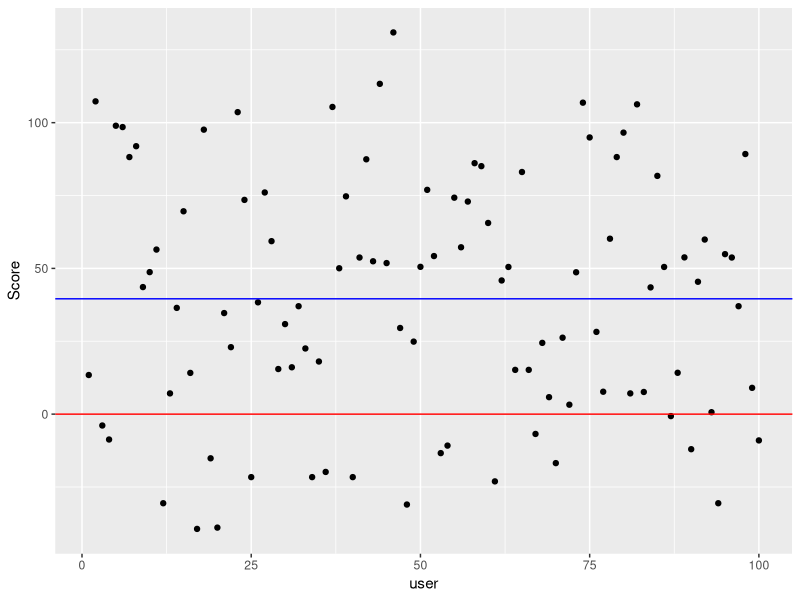

Here is the R script that generated this plot:
## ---- chunk 1
# Packages
library(tidyverse)
library(modelr)
options(na.action = na.warn)

## ---- chunk 2

Input.df <-  data.frame(AgeInput=integer(),HomeInput=integer(),MentalHealthInput=integer(),PhysicalHealthInput=integer(),LivingWithInput=integer(),AllergiesInput=integer(),PriorOwnershipInput=integer(),ExpensesInput=integer(), Score=double())
N <- 100 # sample size (num of rows to simulate)

for (i in 1:N) {
  # Generate random user inputs between -1 and 1

  AgeInput <- sample(0:100, 1)
  HomeInput <- sample(0:1, 1) #0 = house, 1=apartment
  MentalHealthInput <- sample(0:1, 1) #0 = yes, 1=no
  PhysicalHealthInput <- sample(0:1, 1) #0 = yes, 1=no
  LivingWithInput <- sample(0:1, 1) #0 = alone, 1=withOthers
  AllergiesInput <- sample(0:1, 1) #0 = yes, 1=no
  PriorOwnershipInput <- sample(0:1, 1) #0 = yes, 1=no
  ExpensesInput <- sample(0:2, 1) #0 = above, 1=no, 2=below
  Score <- 0
  x <- matrix(c(AgeInput, HomeInput, MentalHealthInput, PhysicalHealthInput, LivingWithInput, AllergiesInput, PriorOwnershipInput, ExpensesInput, Score), nrow = 1)
  
  # Add row to dataframe
  df.new = data.frame(x)
  Input.df <- rbind(Input.df, df.new)
}

# Add numeric user id, as each row represents one user
Input.df$id <- seq.int(nrow(Input.df))
names(Input.df) <- c("AgeInput", "HomeInput", "MentalHealthInput", "PhysicalHealthInput", "LivingWithInput", "AllergiesInput", "PriorOwnershipInput", "ExpensesInput", "Score", "id")


## ---- chunk 3

  Elderly <- 25.5689
  Child <- 4.3575
  DesireMentalHealth <- 15.8612
  DesirePhysicalHealth <- 8.3625
  HasAllergies <- -6.45491
  House <- 29.3397
  LivesAlone <- 3.7785
  LivesWOthers <- 3.3325
  HasPriorOwnership <- 2 #?
  LowerWillingnessToPay <- -44.7118
  HigherWillingnessToPay <- 44.7118
    
## ---- chunk 4

 for (i in 1:N) { 
   
    UserScore <- 0
  
  # Q: How old are you? 
  
      AgeInput <- Input.df$AgeInput[Input.df$id == i]
      
      # super elderly
      if (AgeInput >= 80) {
        UserScore <- UserScore + 0
      # elderly
      } else if (AgeInput >= 65) {
        UserScore <- UserScore + Elderly
      # adult  
      } else if (AgeInput > 18) {
        UserScore <- UserScore + 0
      # child
      } else {
        UserScore <- UserScore + Child
      }

  #Q: What is your home like?
      HomeInput <- Input.df$HomeInput[Input.df$id == i]
      # lives in a house
      if (HomeInput == 0) {
        UserScore <- UserScore +  House
      # lives in an apartment
      } else {
        UserScore <- UserScore +  0
      }
  
  #Q: Do you desire Mental/Emotional health benefits from owning a dog?
      MentalHealthInput <- Input.df$MentalHealthInput[Input.df$id == i]
      if (MentalHealthInput == 0) {
        UserScore <- UserScore +  DesireMentalHealth
      } else {
        UserScore <- UserScore +  0
      }

  #Q: Do you desire Physical health benefits from owning a dog?
      PhysicalHealthInput <- Input.df$PhysicalHealthInput[Input.df$id == i]
      if (PhysicalHealthInput == 0) {
        UserScore <- UserScore +  DesirePhysicalHealth
      } else {
        UserScore <- UserScore +  0
      }

  #Q: Do you live alone?
      LivingWithInput <- Input.df$LivingWithInput[Input.df$id == i]
      # lives alone
      if (LivingWithInput == 0) {
        UserScore <- UserScore +  LivesAlone 
      #lives with others
      } else {
        UserScore <- UserScore +  LivesWOthers
      }

  #Q: Are you or anyone in your household allergic to dogs?
      AllergiesInput <- Input.df$AllergiesInput[Input.df$id == i]
      # has allergies
      if (AllergiesInput == 0) {
        UserScore <- UserScore +  HasAllergies
      # does not have allergies
      } else {
        UserScore <- UserScore +  0
      }

  #Q: Have you owned a dog in the past?
      PriorOwnershipInput <- Input.df$PriorOwnershipInput[Input.df$id == i]
      # has prior dog ownership
      if (PriorOwnershipInput == 0) {
        UserScore <- UserScore +  HasPriorOwnership
      # has prior dog ownership
      } else {
        UserScore <- UserScore +  LivesWOthers
      }

  #Q: The average monthly cost of owning a dog is $171.24 (but can range from $55.47 - $395.69). Would you be able/willing to pay equal to that amount, below that amount or above that amount for your dog?
  
      ExpensesInput <- Input.df$ExpensesInput[Input.df$id == i]
      
      # willing/able to pay above monthly average
      if (ExpensesInput == 0) {
       UserScore <- UserScore +  LowerWillingnessToPay 
      # willing/able to pay equal to monthly average
      } else if (ExpensesInput == 1) {
        UserScore <- UserScore +  0
      # willing/able to pay under monthly average
      } else {
        UserScore <- UserScore +  HigherWillingnessToPay 
      }

  #test score
  Input.df$Score[Input.df$id == i] <- UserScore
  
}
## ---- chunk 5
# Graph distribution of users and their outcomes
ScorePlot <- ggplot(Input.df, aes(id, Score)) + 
  geom_point()

ScorePlot <- ScorePlot + labs(x = "user")
ScorePlot <- ScorePlot  + geom_hline(yintercept = 0, color= "red")
ScorePlot <- ScorePlot  + geom_hline(yintercept = mean(Input.df$Score), color="blue")
ScorePlot 

AverageScore <- mean(Input.df$Score)
print(AverageScore)

ShouldGetADog <- count(Input.df, Input.df$Score > 0)
print(ShouldGetADog)
